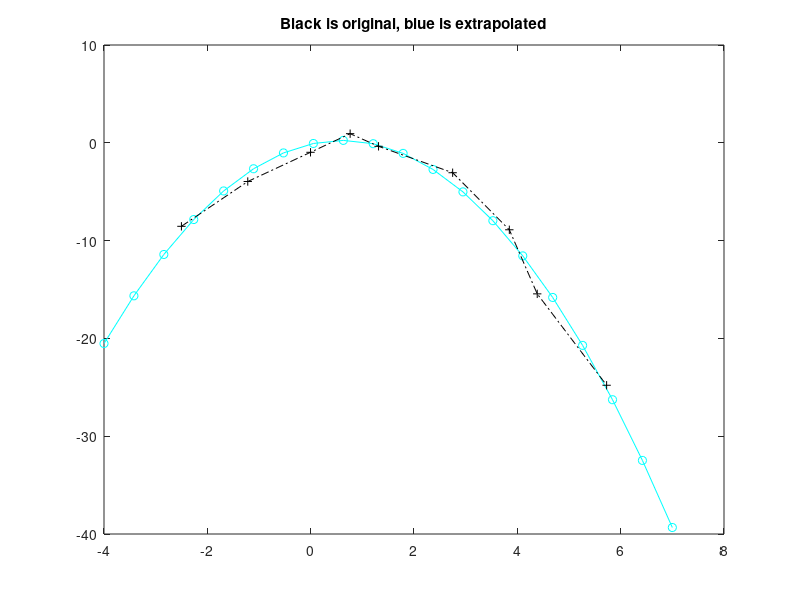
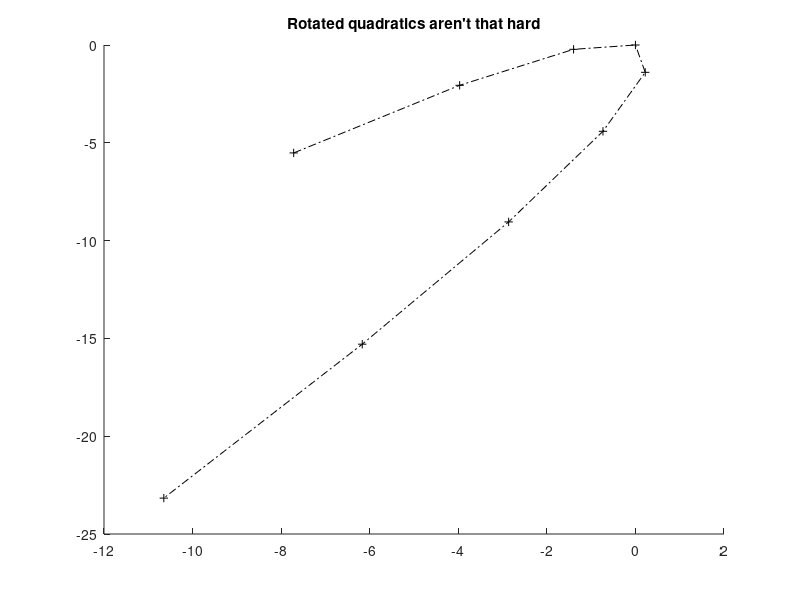

MATLAB code for these plots, in order:
% Create fake data for points approximately on a parabola which is at an angle theta from 'straight up'
%

theta= pi/5; % given theta as angle to rotate by

% Matrix magic: This matrix represents a rotation through angle Theta.
rotateByThetaMatrix= [cos(theta)  -sin(theta) 0 
                      sin(theta)   cos(theta) 0
                          0            0      1];

%------------------------------------------------------------------------------
%
% Example: y = -x^2 + C
%
% Create a sample list of (x, y= -x^2, constant) points 
inputXYs= [
  -3  -9  1
  -2  -4  1
  -1  -1  1
   0   0  1
   1  -1  1
   2  -4  1
   3  -9  1
   4  -16 1
   5  -25 1
  ];
randomJitter=[ rand(length(inputXYs),2) ones(length(inputXYs),1)];

for angle = [0 theta]

  if(angle == 0)
    rotated_xy= inputXYs + randomJitter;
  else
    % Rotate the [x y 1] vectors by Theta 
    % which is done by the magic of matrix multiplication
    rotated_xy= inputXYs * rotateByThetaMatrix;
  endif

  rotated_x= rotated_xy(:,1);
  rotated_y= rotated_xy(:,2);


  % Create features for regression learning as [rotated-x rotated-x^2]
  features= [rotated_x rotated_x.^2 ones(rows(rotated_x),1) ];
  X= features;
  y= rotated_y;

  % Solve it in one line
  coefficients = (X' * X) \ X' * y; 


  % Show the original points and the extrapolation
  disp(coefficients);
  figure(ifelse(angle==0, 1,2))
  if(angle==0)
    extrapolatedX = linspace(-4, 7, 20);
    extrapolatedY = coefficients(1)*extrapolatedX + coefficients(2) * extrapolatedX.^2 + coefficients(3);
    plot(extrapolatedX, extrapolatedY, '-co')
    title('Black is original, blue is extrapolated')
  else
    title('Rotated quadratics aren''t that hard')
  endif
  hold on
  plot(rotated_xy(:,1), rotated_xy(:,2), '-.k+') % data for which we found the best fit
  hold off

endfor


%----------------------------------------------------------
%
% Aside: How to create a function that represents a rotated quadratic: (ax^2 + bx + c - y ) * rotateByThetaDegrees
%
a=-1; b=0; c=0;
Q1= [a  0  b 
     0  0 -1 
     0  0  c];
quadratic= @(xy, M)([xy 1] * M * [xy 1]'); % this calculates (ax^2 + bx + c - y)
rotatedquadratic= @(xy, M, rotateByThetaMatrix)([xy 1] * rotateByThetaMatrix' * M * rotateByThetaMatrix * [xy 1]');
%
%----------------------------------------------------------
